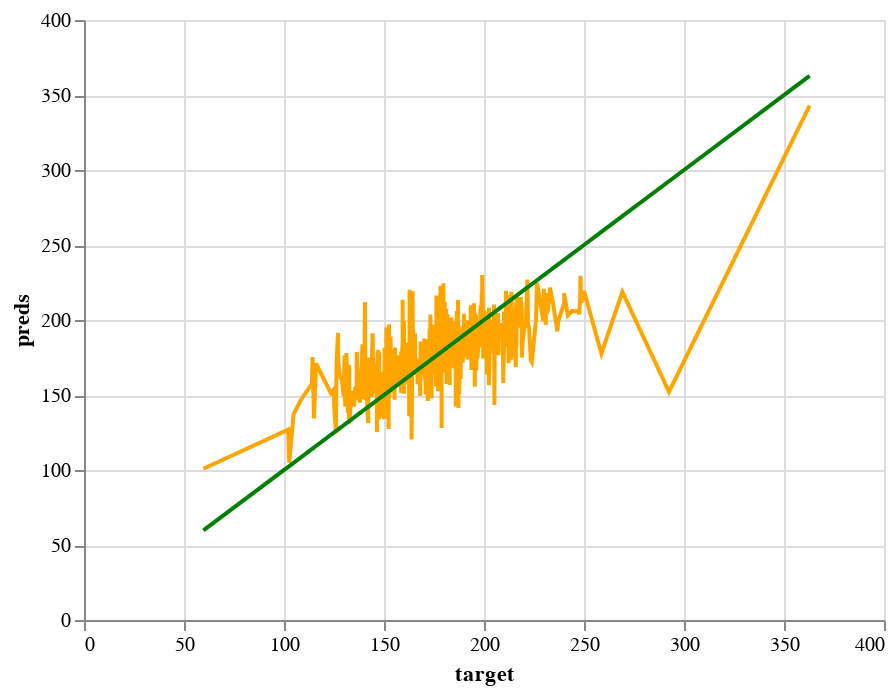

Write notebook code for a chart like this one.
### Code cell
# importing altair library
import altair as alt

#plotting the relationship between actual and predicted target line - test set
actual_y_train = alt.Chart(pd.DataFrame({'target': y_test, 'preds': y_test})).mark_line(color='green').encode(
    x='target',
    y='preds'
)

pred_y_train = alt.Chart(pd.DataFrame({'target': y_test, 'preds': y_test_pred})).mark_line(color='orange').encode(
    x='target',
    y='preds'
  )

pred_y_train + actual_y_train

### Figure 1 — Vega-Lite specification as saved in the notebook (floating-point values rounded to 4 significant figures; data arrays with more than 128 entries replaced by an {"elided": "..."} marker saying what was removed)
{"config": {"view": {"continuousWidth": 400, "continuousHeight": 300}}, "layer": [{"data": {"name": "data-c3bba264913908a01457afebbdf48733"}, "mark": {"type": "line", "color": "orange"}, "encoding": {"x": {"field": "target", "type": "quantitative"}, "y": {"field": "preds", "type": "quantitative"}}}, {"data": {"name": "data-325359e573684d5da4db6a7c05ccc135"}, "mark": {"type": "line", "color": "green"}, "encoding": {"x": {"field": "target", "type": "quantitative"}, "y": {"field": "preds", "type": "quantitative"}}}], "$schema": "https://vega.github.io/schema/vega-lite/v4.17.0.json", "datasets": {"data-c3bba264913908a01457afebbdf48733": {"elided": "609 records"}, "data-325359e573684d5da4db6a7c05ccc135": {"elided": "609 records"}}}
